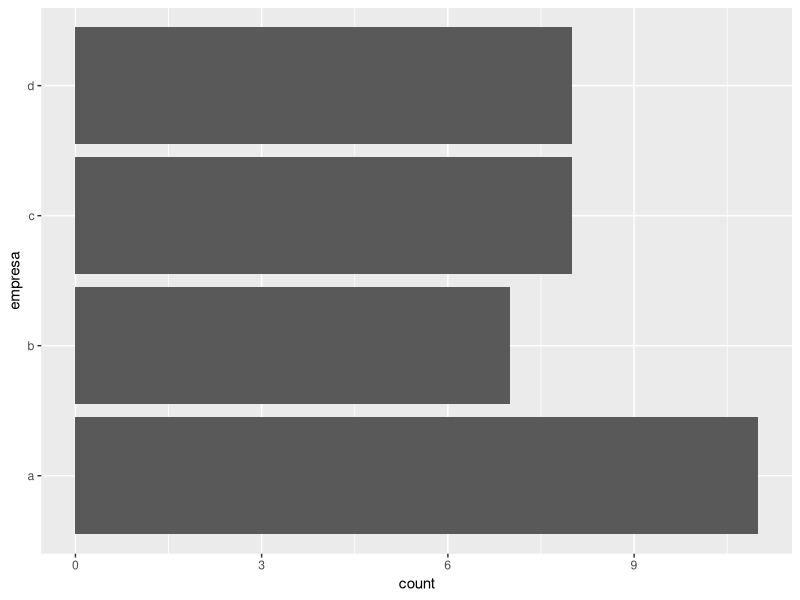
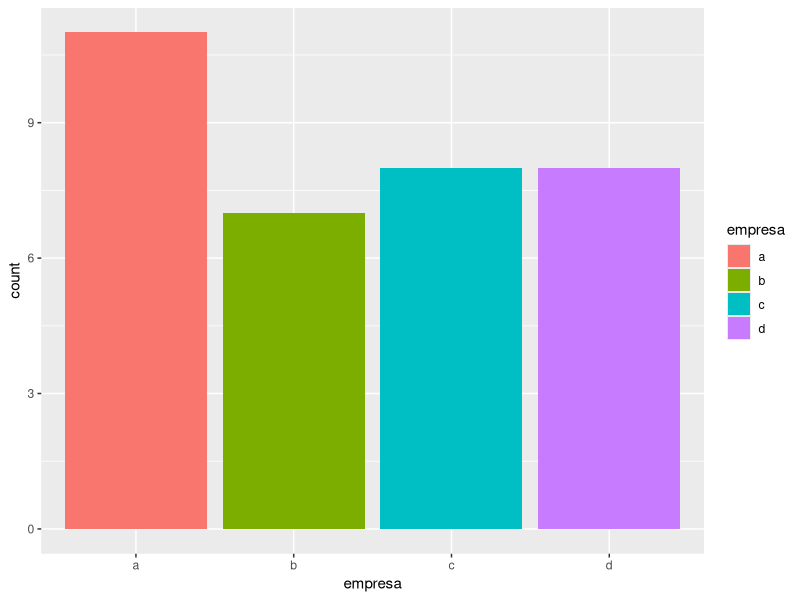
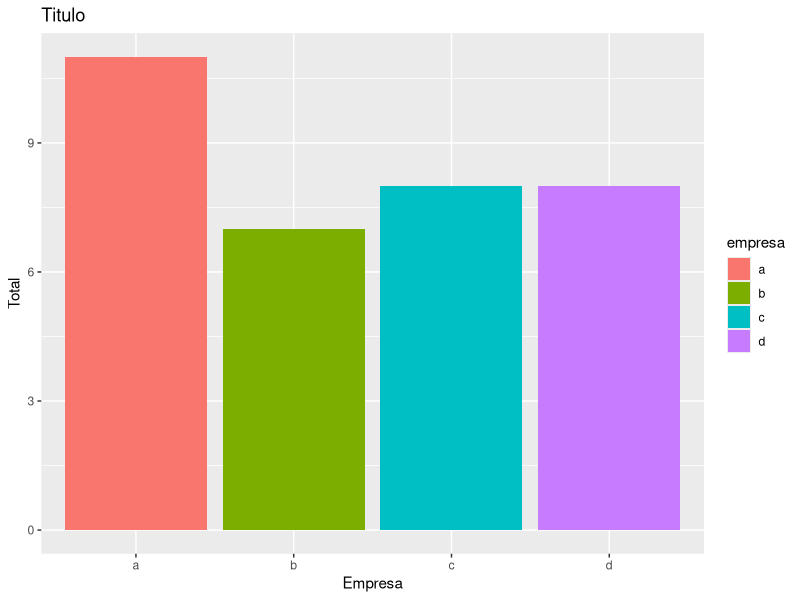
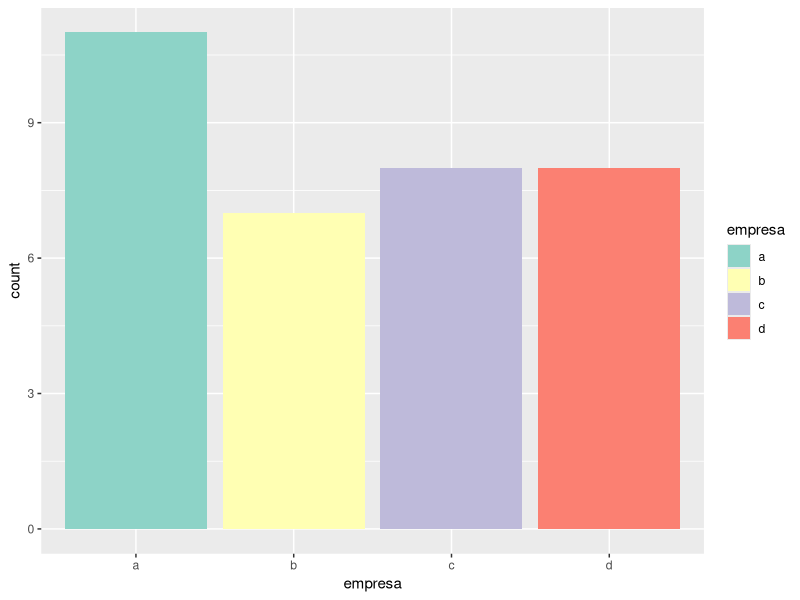
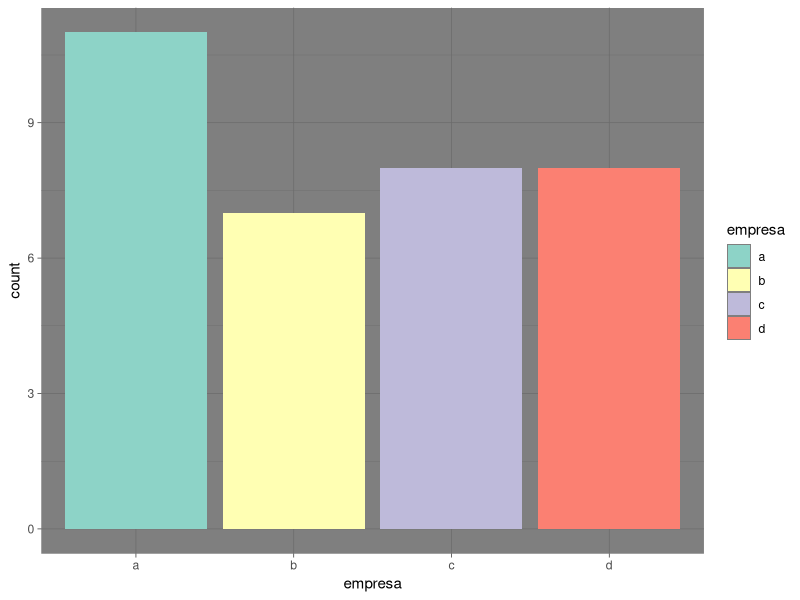
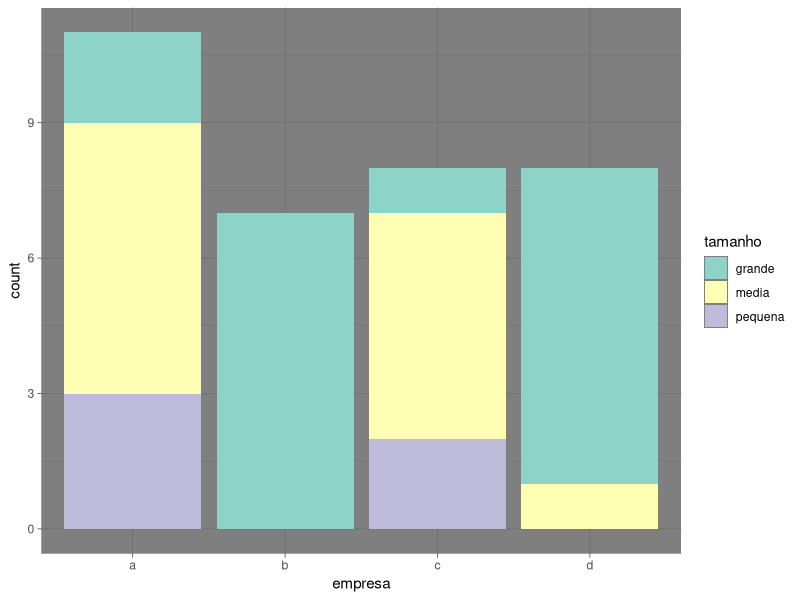
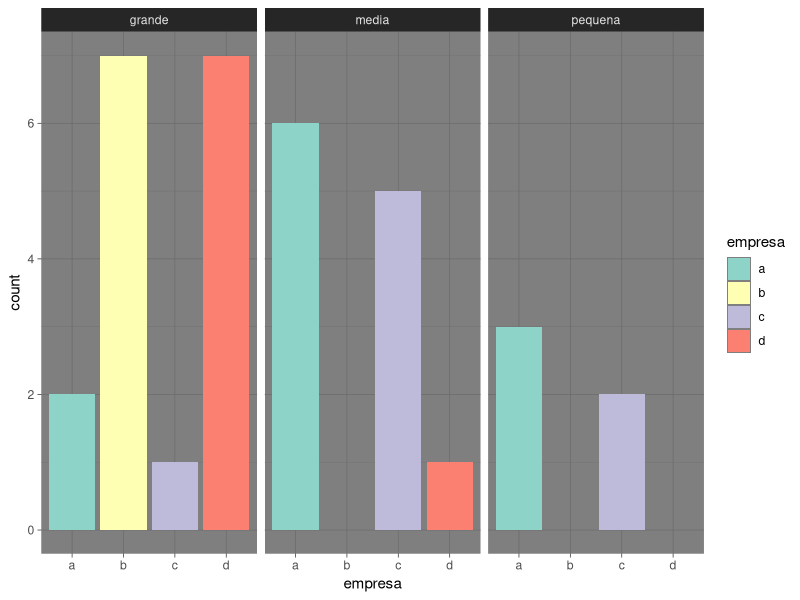

The R script that drew these images, in order:
#Gráfico
install.packages('ggplot2')
library(ggplot2)

dados1 = read.csv('dados_plot.csv',sep = ',',dec = '.',header = T)
head(dados1)
names(dados1)=c('linha','empresa','rendimento','tamanho','vendas','palavras','palavra_livre')
dados1

#Tabela
table(dados1$empresa)

#Medidas por Variavel tapply(valores, filtro, funcao)
tapply(dados1$rendimento, dados1$empresa, mean)

#utilizando geom_col() é necessário informar o eixo x e y
#ggplot(dados1, aes(x=empresa))+geom_bar()
ggplot(dados1, aes(x=empresa))+geom_bar()+coord_flip()

#legenda e cor
ggplot(dados1, aes(empresa,fill=empresa))+geom_bar()

#nomes eixos e titulos
ggplot(dados1, aes(empresa,fill=empresa))+geom_bar()+labs(title='Titulo', x='Empresa', y='Total')

#mudar de cor
ggplot(dados1, aes(empresa,fill=empresa))+geom_bar()+scale_fill_brewer(palette='Set3')

#Tema de fundo
ggplot(dados1, aes(empresa,fill=empresa))+geom_bar()+scale_fill_brewer(palette='Set3')+theme_dark()

#Colunas agrupadas
ggplot(dados1, aes(empresa,fill=tamanho))+geom_bar()+scale_fill_brewer(palette='Set3')+theme_dark()

#Dividir por variável
ggplot(dados1, aes(empresa,fill=empresa))+geom_bar()+scale_fill_brewer(palette='Set3')+theme_dark()+facet_wrap(~tamanho)






